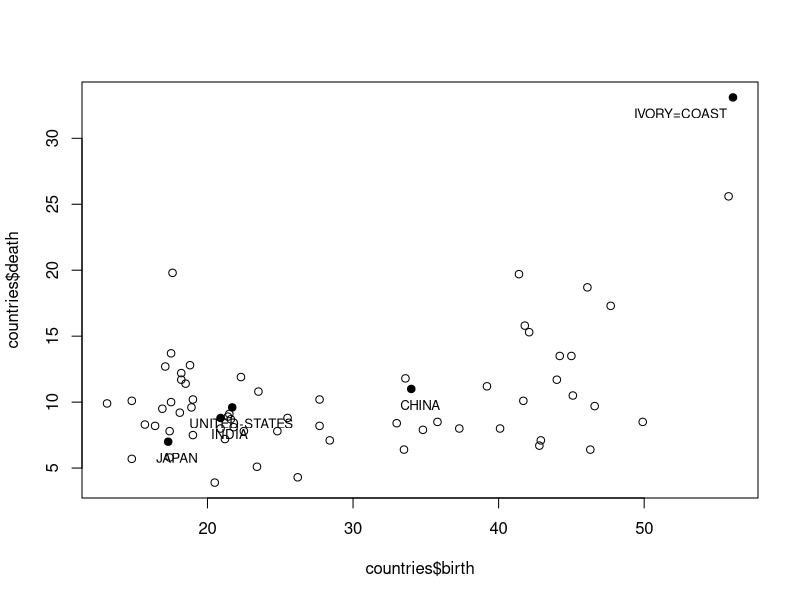
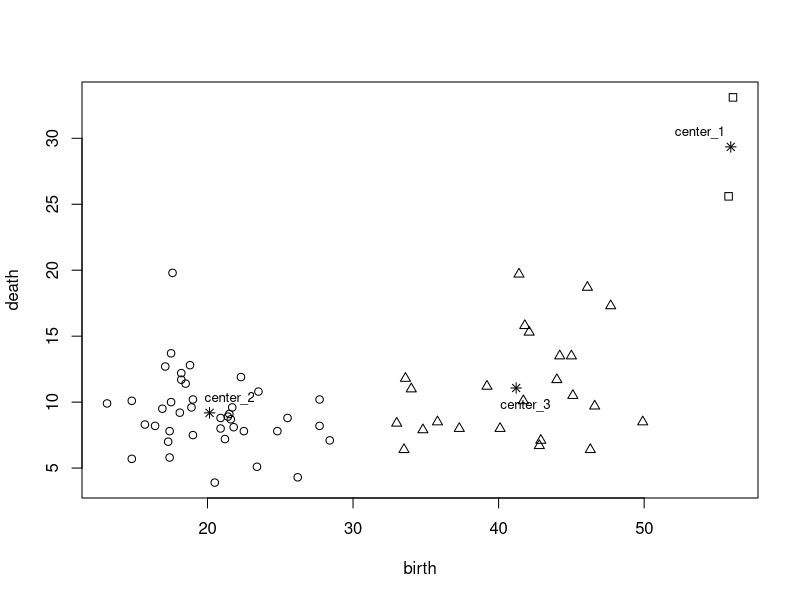
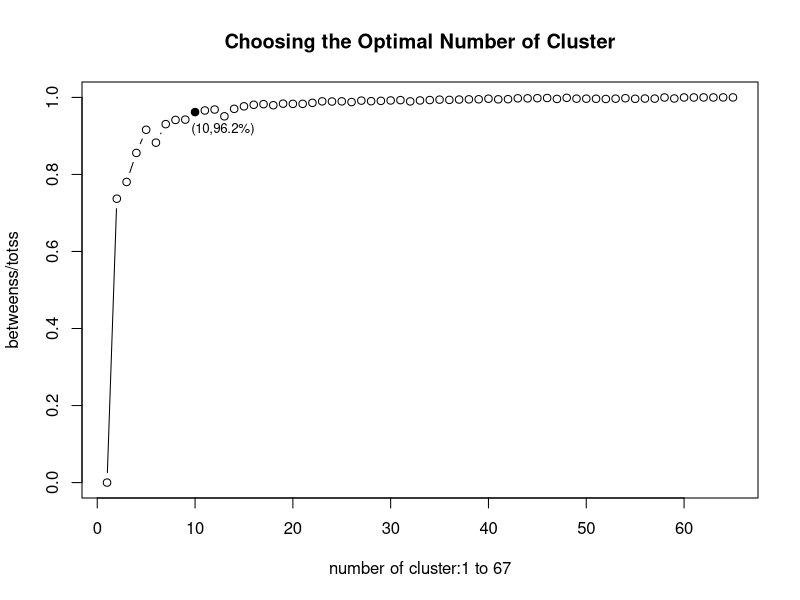
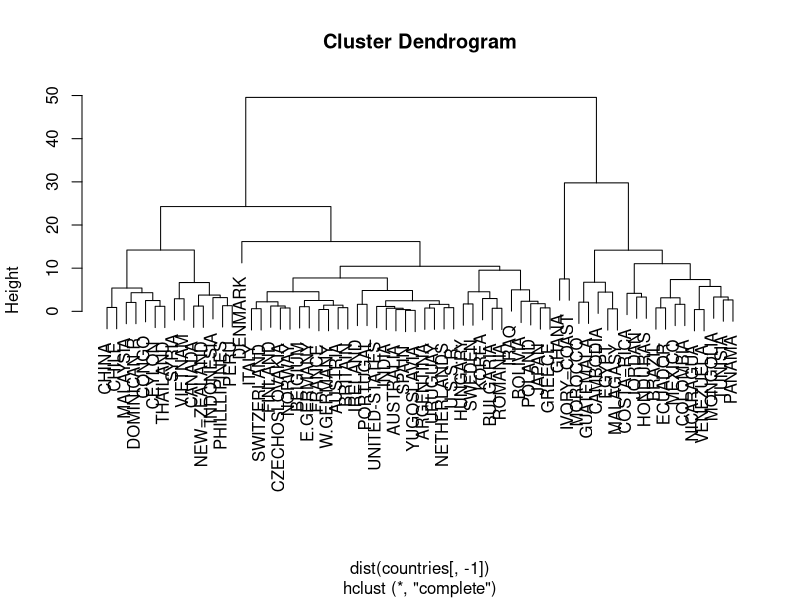
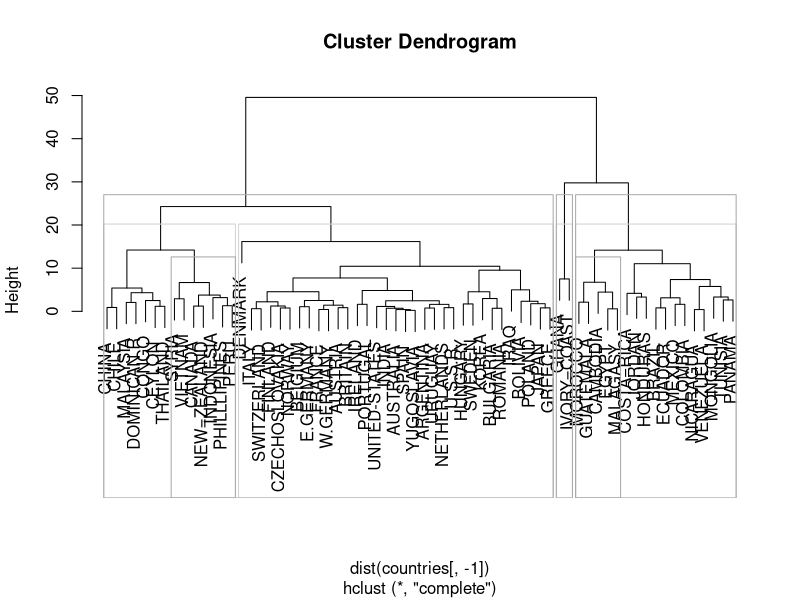

Generate these figures, in order, with R:
# 大数据分析实验 段晶晶 2020.04.09

# 设置工作空间
setwd("C:\\Users\\Jayce\\Documents\\RStudioWorkspace\\dsj07")

countries<-read.csv("countries.csv") #读取数据集

# 用dim()和head()函数查看数据的大体情况
dim(countries)
head(countries)

# 对该数据集进行命名处理
names(countries)<-c("country","birth","death") #设置三个变量名字
var<-countries$country #取变量country 的值赋值给var
var<-as.character(var) #将赋的值变为字符型
head(var)
#将数据集countries 的行名命名为相应国家名
for(i in 1:66) row.names(countries)[i]=var[i]
head(countries)
head(countries)

# 将数据集中的样本点进行可视化
plot(countries$birth,countries$death) #画出所有66 个国家和地区的样本点
c<-which(countries$country=="CHINA") #获取中国在数据集中的位置
f<-which(countries$country=="INDIA")
g<-which(countries$country=="UNITED-STATES")
h<-which(countries$country=="JAPAN")
m<-which.max(countries$birth) #获取出生率最高的国家在数据集中的位置
points(countries[c(c,f,g,h,m),-1],pch=16)#以实心圆点标出如上国家和地区的样本点
legend(countries$birth[c],countries$death[c],"CHINA",bty="n",xjust=0.5,cex=0.8) 
#标出中国样本点的图例，图框默认， xjust ：legend 相对于x 轴的对其方式0：
# 左对齐，0.5：居中对齐，1：右对齐，字符大小为0.8
legend(countries$birth[f],countries$death[f],"INDIA",bty="n",xjust=0.5,cex =0.8)
legend(countries$birth[g],countries$death[g],"UNITED-STATES",bty="n",xjust =0.5,cex=0.8)
legend(countries$birth[h],countries$death[h],"JAPAN",bty="n",xjust=0.5,cex =0.8)
legend(countries$birth[m],countries$death[m],countries$country[m],bty="n", xjust=1,cex=0.8)

# 进行K-means 聚类并输出聚类结果
fit_kml<-kmeans(countries[,-1],center=3) #用kmeans 算法对countries 数据集进行聚类，center：中心点
print(fit_kml)

# 查看各类中心点的坐标
fit_kml$centers

# 对聚类相关信息的查看
#分别输出本次聚类的总平方和，组内平方和的总和，以及组间平方和
fit_kml$totss;fit_kml$tot.withinss;fit_kml$betweenss 

fit_kml$betweenss+fit_kml$tot.withinss #计算组间及组内平和的总和

# 将均值聚类结果进行可视化
plot(countries[,-1],pch=(fit_kml$cluster-1)) #将countries 数据集中聚为3 类的样本点以3 种不同形状表示
points(fit_kml$centers,pch=8) #将3 类别的中心点以星号标示
#对类别1 的中心点添加标注
legend(fit_kml$centers[1,1],fit_kml$centers[1,2],"center_1",bty="n",xjust=1,yjust=0,cex=0.8)
legend(fit_kml$centers[2,1]-2,fit_kml$centers[2,2],"center_2",bty="n",xjust=0,yjust=0,cex=0.8)
legend(fit_kml$centers[3,1],fit_kml$centers[3,2],"center_3",bty="n",xjust=0.5,cex=0.8)

# 聚类优度的分析
# 通过1 到65 的循环找出最优的类别数。
result<-rep(0,65)
for(k in 1:65) #对类别数k 取1 至65 进行循环
{fit_km=kmeans(countries[,-1],center=k) #取类别数k，进行k 均值聚类
result[k]<-fit_km$betweenss/fit_km$totss}#计算类别数为k 时的聚类优度，存入result 中
round(result,2) #输出计算所得result,取小数位后两位的结果
round(result,2)

length(result)
# 对上述的结果进行绘图处理

# 对result 简单制图，type 设置画图的类型为b（b 同时画点和线，但点线不相交）
plot(
  1:65,
  result,
  type="b",
  main="Choosing the Optimal Number of Cluster", 
  xlab="number of cluster:1 to 67",
  ylab="betweenss/totss")

#将类别数为10 的点用实心圆标出
points(10,result[10],pch=16) 

#对类别数为10 的点给出其坐标标注（x,y）,x 为其类别数10，y 为其聚类优度（%）
legend(10,result[10],paste("(10,",sprintf("%.1f%%",result[10]*100),")",sep=""),bty="n",xjust=0.3,cex=0.8)

# 取类别数为10 进行重新聚类

fit_km2=kmeans(countries[,-1],center=10) #取类别数参数center 为10，进行k 均值聚类
cluster_CHINA=fit_km2$cluster[which(countries$country=="CHINA")]
#获取中国大陆所属类别，记入cluster_CHINA 变量
which(fit_km2$cluster==cluster_CHINA)#选择出与中国同类别的国家和地区
which(fit_km2$cluster==cluster_CHINA)#选择出与中国同类别的国家和地区
# 完成


# 习题
dim(countries) # 数据情况查看
head(countries)
names(countries)<-c("country","birth","death") # 设置列名
var<-as.character(countries$country)
head(var) # 查看
for(i in 1:66) row.names(countries)[i]=var[i]
head(countries)
fit_hc=hclust(dist(countries[,-1])) # 层次聚类
print(fit_hc) # 打印聚类结果
plot(fit_hc) #结果可视化
group_k3=cutree(fit_hc,k=3) # 剪枝处理
group_k3
# 利用剪枝函数中的参数h控制输出Height=18时的系谱聚类结果
group_h18=cutree(fit_hc,h=18)
group_h18
sapply(unique(group_k3),function(g)countries$country[group_k3==g])
plot(fit_hc)
rect.hclust(fit_hc,k=4,border="light grey")
rect.hclust(fit_hc,k=3,border="dark grey")
rect.hclust(fit_hc,k=7,which=c(2,6),border="darkgrey")
